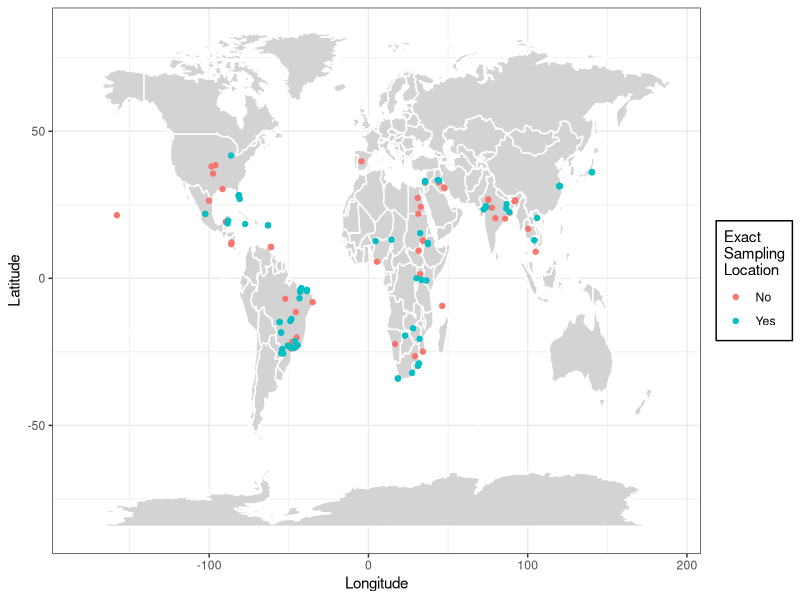

Reproduce this figure in R.
## build map for Ceriodaphnia rigaudi distribution

library(tidyverse)
library(maps)


geo_dat <- read.csv("lit_data.csv")
geo_dat <- geo_dat %>% filter(lat != "NA")



world_map <- map_data("world")

theme_set(theme_bw()) 

ggplot(world_map, aes(x = long, y = lat, group = group)) +
  geom_polygon(fill="lightgray", colour = "white") +
  geom_point(data = geo_dat, aes(long, lat, color = exact, group =exact)) +
  xlab("Longitude") + ylab("Latitude") +
  scale_color_discrete(name = str_wrap("Exact Sampling Location", width = 10), labels = c("No", "Yes")) +
  theme(legend.background = element_rect(colour = 'black', fill = 'white', linetype='solid'))
  
  
  
  #theme(legend.position = c(0.1, 0.2), legend.box.background = element_rect(color = "black", )) 

             